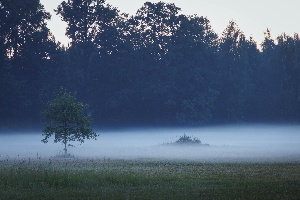
#> input picture hsi_rotate/demo.jpg, 300 x 200 px
$ python hsi_rotate.py
#> lines starting #> are read from the running program, lines starting #| are printed output that depends on the picture
# 5. Izstrādāt programmu, kas doto attēlu palielina 4 reizes, lietojot bilineāro (vai bikubisko) interpolāciju.
import cv2
import numpy as np


def hsi_rotate(image: np.ndarray, degrees=10, plot=True):
    if not len(image.shape) == 3:
        raise "Image not in expected shape, required num_dims=3"

    image_processed = np.zeros((image.shape[0], image.shape[1], image.shape[2]))

    for y in range(image.shape[0]):
        for x in range(image.shape[1]):
            image_processed[y, x, :] = image[y, x, :]
            image_processed[y, x, 0] += degrees / 360 * 255
            image_processed[y, x, 0] %= 255

    return image_processed.astype(np.uint8)


if __name__ == '__main__':
    img = cv2.imread("demo.jpg")
#> img is the input picture: shape (200, 300, 3); mean B, G, R 114.4, 94.2, 78.7
    img_hls = cv2.cvtColor(img, cv2.COLOR_BGR2HLS)
#> img_hls: shape (200, 300, 3); mean of channels 0, 1, 2 101.9, 97.1, 70.5
    # Izmantoju HLS, princips tieši tas pats kas HSI, bet HSI nedaudz atšķiras gaišuma/intensitātes kanāls. HSI nav implementēts nevienā standarta bibliotēkā, tāpēc izmantoju HLS
    img_filtered = hsi_rotate(img_hls, degrees=180)
#> after the loop in hsi_rotate, `for y in range(image.shape[0]):`: image_processed: shape (200, 300, 3) float64; mean of channels 0, 1, 2 224.9, 97.1, 70.5
#> in hsi_rotate, `return image_processed.astype(np.uint8)`:
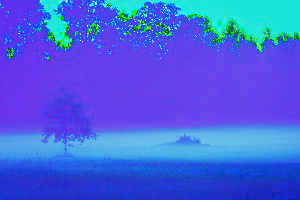
#> returned value: shape (200, 300, 3); mean of channels 0, 1, 2 224.4, 97.1, 70.5; drawn as B, G, R
    img_filtered_bgr = cv2.cvtColor(img_filtered, cv2.COLOR_HLS2BGR)
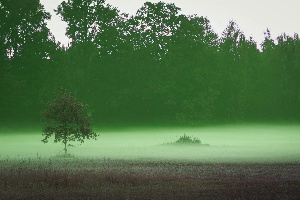
#> img_filtered_bgr: shape (200, 300, 3); mean B, G, R 78.7, 114.9, 86.4
    cv2.imwrite('demo_result.jpg', img_filtered_bgr)
